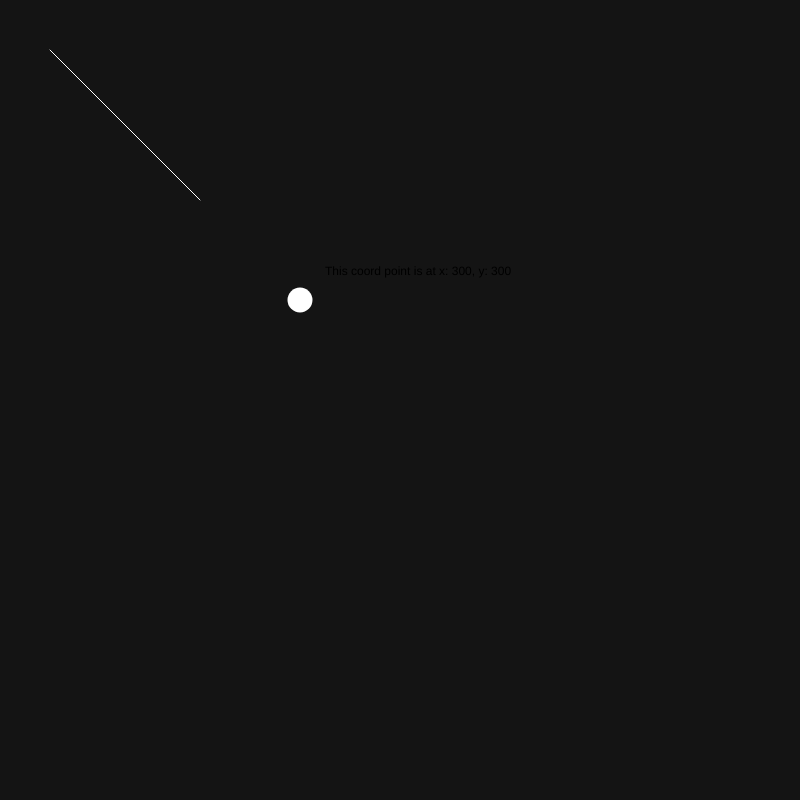
Frame 1 (no input)
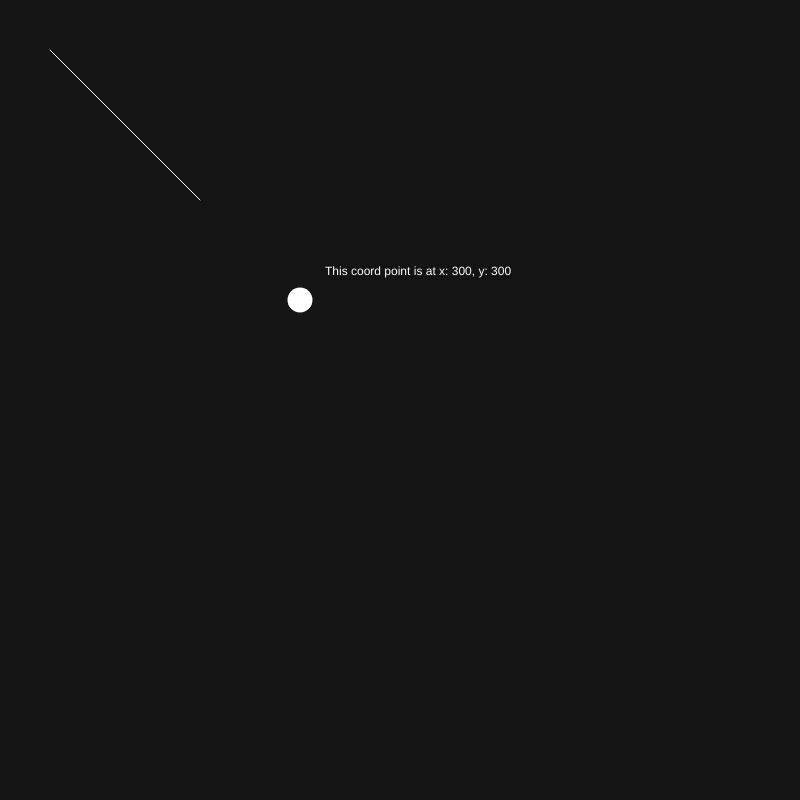
Frame 60 (no input)
Frame 120 (the mouse pressed at the canvas centre since frame 60): identical to frame 60, image omitted

The p5.js sketch that drew these frames (run headless with seeded random() and noise() and a simulated clock; from frame 60 on, the mouse is pressed at the canvas centre):

// p5.js sketch
// ── sketch.js
function setup() {
  createCanvas(800, 800);
}

function draw() {
  background(20);

  noStroke();
  text("This coord point is at x: 300, y: 300", 325, 275);
  ellipse(300, 300, 25);
  fill(255);
  stroke(255);
  line(50, 50, 200, 200);
}

// For display coordinates:
// - They start in the top-left corner (0,0 the origin)
